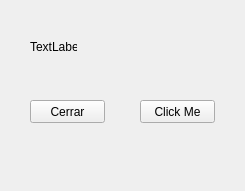
<?xml version="1.0" encoding="UTF-8"?>
<ui version="4.0">
 <class>HolaMundo</class>
 <widget class="QMainWindow" name="HolaMundo">
  <property name="geometry">
   <rect>
    <x>0</x>
    <y>0</y>
    <width>245</width>
    <height>191</height>
   </rect>
  </property>
  <property name="windowTitle">
   <string>Hola Mundo</string>
  </property>
  <widget class="QWidget" name="centralWidget">
   <widget class="QPushButton" name="pushButton_cerrar">
    <property name="geometry">
     <rect>
      <x>30</x>
      <y>100</y>
      <width>75</width>
      <height>23</height>
     </rect>
    </property>
    <property name="text">
     <string>Cerrar</string>
    </property>
   </widget>
   <widget class="QPushButton" name="pushButton_clickMe">
    <property name="geometry">
     <rect>
      <x>140</x>
      <y>100</y>
      <width>75</width>
      <height>23</height>
     </rect>
    </property>
    <property name="text">
     <string>Click Me</string>
    </property>
   </widget>
   <widget class="QLabel" name="label">
    <property name="geometry">
     <rect>
      <x>30</x>
      <y>40</y>
      <width>47</width>
      <height>13</height>
     </rect>
    </property>
    <property name="text">
     <string>TextLabel</string>
    </property>
   </widget>
  </widget>
 </widget>
 <layoutdefault spacing="6" margin="11"/>
 <resources/>
 <connections>
  <connection>
   <sender>pushButton_cerrar</sender>
   <signal>clicked()</signal>
   <receiver>HolaMundo</receiver>
   <slot>close()</slot>
   <hints>
    <hint type="sourcelabel">
     <x>116</x>
     <y>107</y>
    </hint>
    <hint type="destinationlabel">
     <x>173</x>
     <y>56</y>
    </hint>
   </hints>
  </connection>
 </connections>
</ui>
